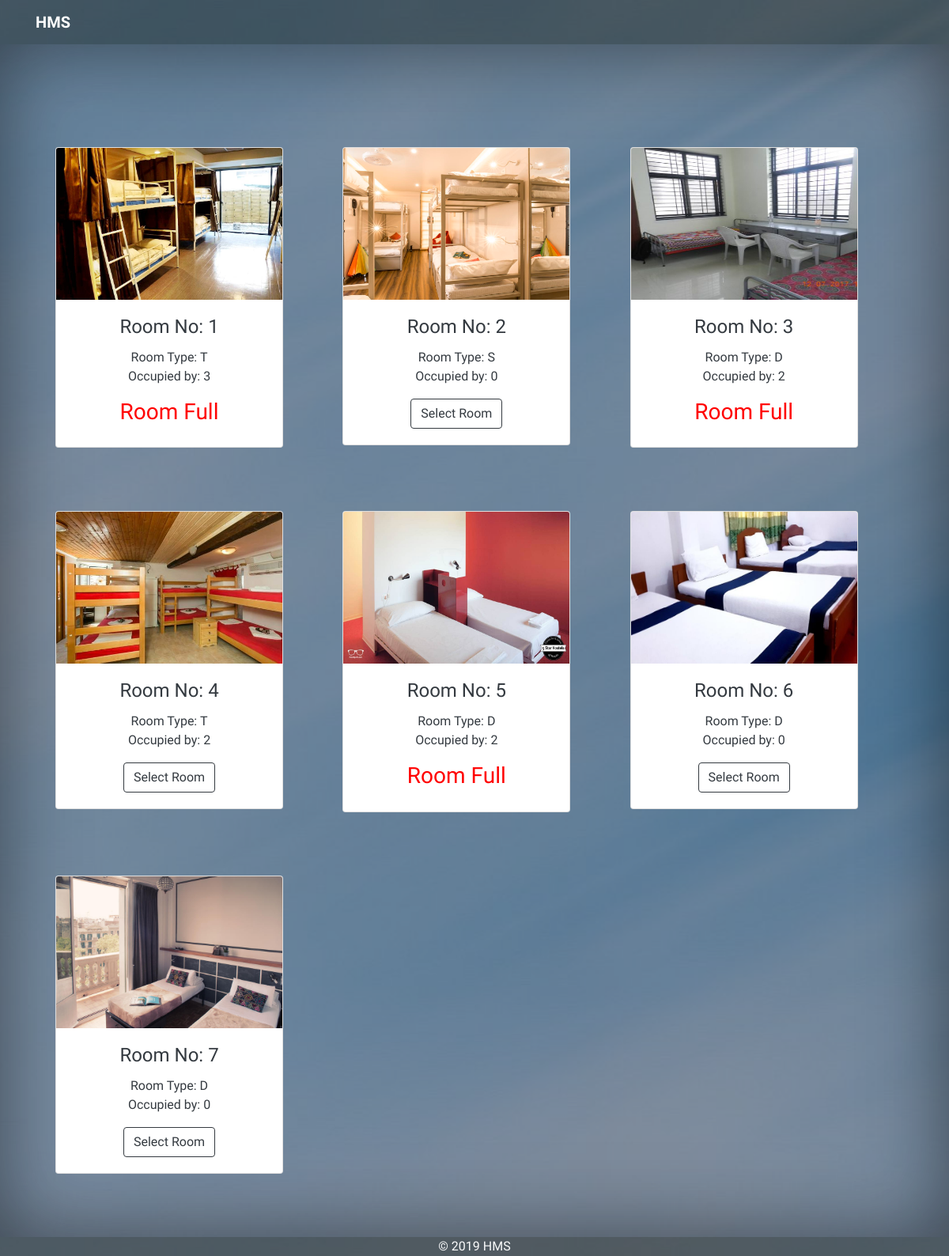
Before: /rooms/ (signed in) with the older database file.
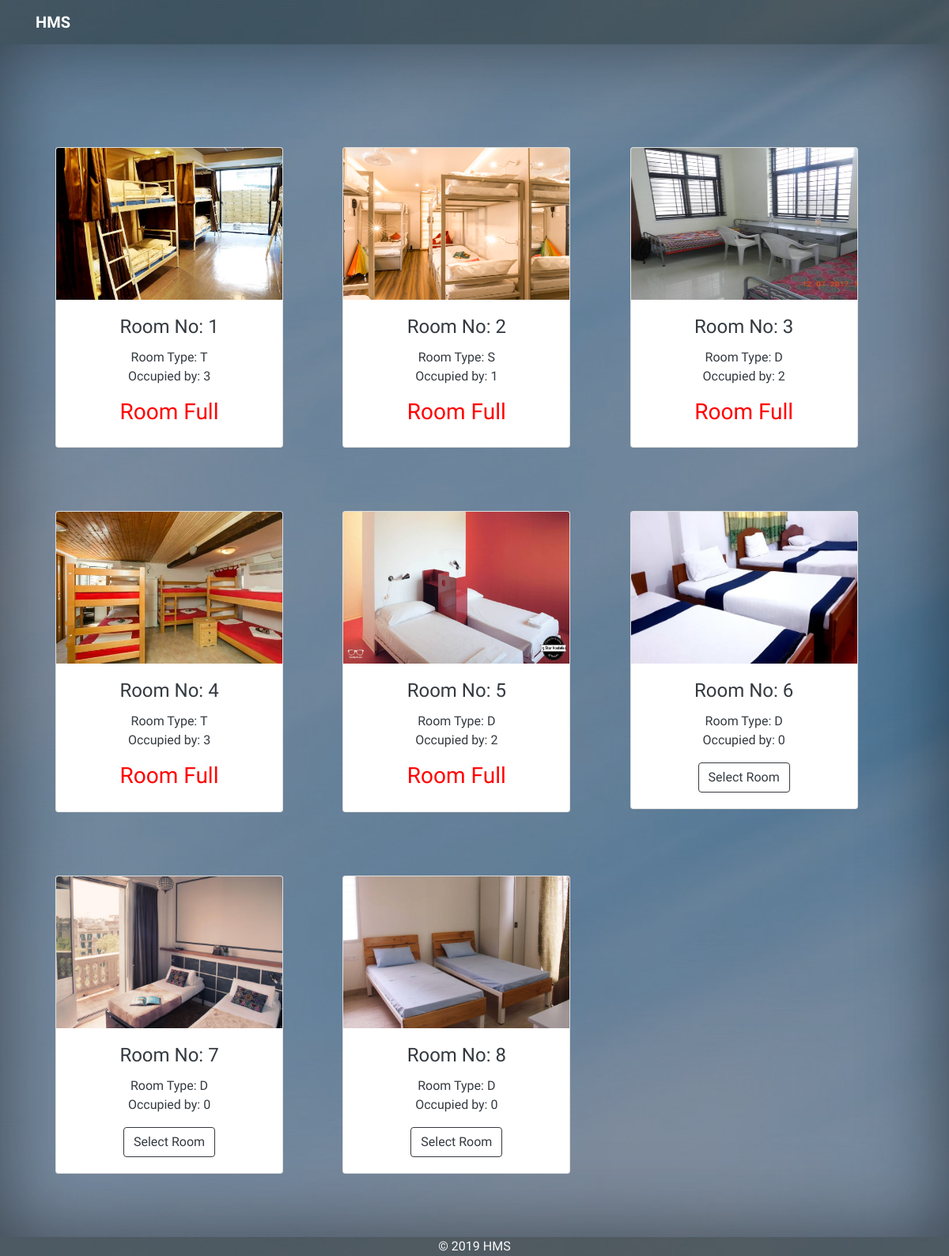
After: the same page with the newer database file.
### accounts/models.py (models this page shows, shortened)
class Room(models.Model):
    no = models.CharField(max_length=5, default=None, unique=True)
    cover = models.ImageField(upload_to='images/')
    room_choice = [('S', 'Single Room'), ('D', 'Double Room'), ('T', 'Triple Room')]
    room_type = models.CharField(choices=room_choice, max_length=1, default=None)
    vacant = models.BooleanField(default=False)
    capacity = models.PositiveIntegerField(validators=[MinValueValidator(1), MaxValueValidator(4)])
    present = models.PositiveIntegerField(validators=[MaxValueValidator(4)], default=0, blank=True, null=True)

### accounts/views.py (the view)
# urls.py: path('rooms/', views.room_all_view, name='rooms'),
@login_required()
def room_all_view(request):
    if 'userred' in request.session:
        request.session['userred1'] = True
        rooms = Room.objects.all()
        roomdata = []
        for x in rooms:
            remains = x.capacity - x.present
            y = {'no': x.no, 'type': x.room_type, 'present': x.present, 'remains': remains, 'cover': x.cover}
            roomdata.append(y)
            print('hello', x.cover)
        context = {'roomdata': roomdata}
        return render(request, 'accounts/room_all.html', context)
    else:
        return render(request, 'accounts/testing.html')

### accounts/templates/accounts/room_all.html (shortened to what this page needs)
{% extends 'accounts/base.html' %}
{% block content %}
<div class="row" style="padding-top:10%">
    {% for y in roomdata %}
    <div class="col-sm-4" style="padding-bottom: 5rem;">
        <div class="card" style="width: 18rem;">
            <div style="max-width: 100%; height: 12rem;">
                <img src='{{ y.cover.url}}' class="card-img-top" alt="..." style="height:100%; max-width:100%;">
            </div>
            <div class="card-body">
                <h4 class="card-title text-dark">Room No: {{y.no}}</h4>
                <p class="card-text text-dark">Room Type: {{y.type}} <br>
                    Occupied by: {{y.present}}
                </p>
                <form method="POST" action="{% url 'roomselect' y.no %}"
                      onsubmit="myButton.disabled = true; return true;">
                    {% if y.remains > 0 %}
                    <button type="submit" class="btn btn-outline-dark">Select Room</button>
                    {% else %}
                    <h3 style="color: red;">Room Full</h3>
                    {% endif %}
                </form>
            </div>
        </div>
    </div>
    {% endfor %}
</div>
{% endblock %}

### accounts/templates/accounts/base.html (shortened to what this page needs)
<!DOCTYPE html>
{% load static %}
<html lang="en-US">
<head>
    <link href="https://maxcdn.bootstrapcdn.com/bootstrap/4.0.0-beta/css/bootstrap.min.css" rel="stylesheet">
    <link href="{%static 'bootstrap/css/font-awesome.min.css' %}" rel="stylesheet">
    <link href="{%static 'bootstrap/styles/main.css' %}" rel="stylesheet">
</head>
<header>
  <nav class="navbar navbar-expand-lg navbar-dark " style="background-color: rgba(0,0,0,.6);">
    <div class="container">
      <a class="navbar-brand" href="{% url 'student' %}"><strong>HMS</strong></a>
    </div>
  </nav>
</header>
<body id="top">
<div class="site-wrapper">
    <div class="site-wrapper-inner">
        <div class="cover-container">
            <br>
            {% block content %}
            {% endblock %}
        </div>
    </div>
</div>
<footer class="footer" style="background-color: rgba(0,0,0,.6);">
    <span class="text-light">&copy; 2019 HMS </span>
</footer>
</body>
</html>

Changed rows visible on the page:
changed Room (number 2 of 8 on the later page): present "0" → "1"; text "Select Room" → "Room Full"
changed Room (number 4 of 8 on the later page): present "2" → "3"; text "Select Room" → "Room Full"
added Room: shows a picture, no "8", type "D", present "0", shows "Select Room"
